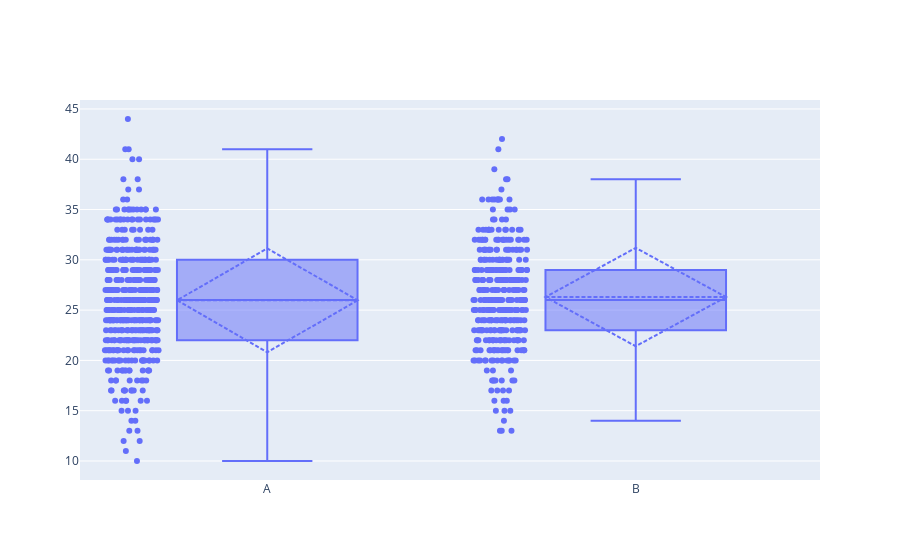

The code cell stored with this chart in its notebook:
### Code cell
trace0=go.Box(y=df.BUN,
              x=df.Group,
             boxpoints= "all",
             jitter=0.3,
             pointpos= -1.5,
             boxmean="sd")
data = [trace0]
iplot({"data":data})

### Figure 1 — Plotly figure (JSON) as saved in the notebook; plotly's stock layout.template omitted (floating-point values rounded to 4 significant figures; data arrays with more than 128 entries replaced by an {"elided": "..."} marker saying what was removed)
{"data": [{"boxmean": "sd", "boxpoints": "all", "jitter": 0.3, "pointpos": -1.5, "type": "box", "x": {"elided": "900 str values"}, "y": {"elided": "900 int values"}}], "layout": {"autosize": true, "xaxis": {"autorange": true, "range": [-0.5095, 1.5], "type": "category"}, "yaxis": {"autorange": true, "range": [8.111, 45.89], "type": "linear"}}}
